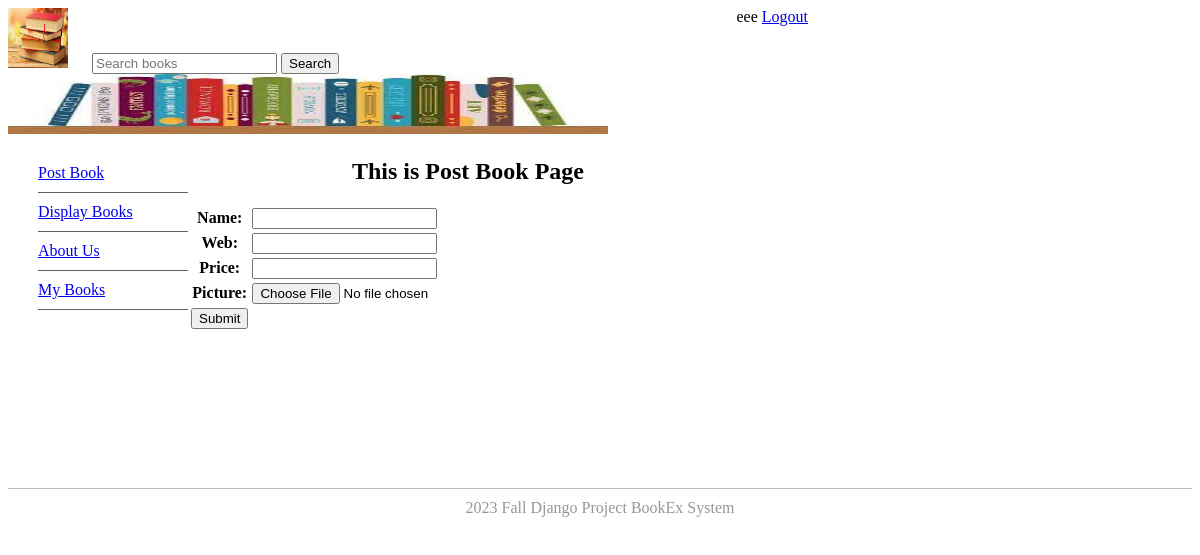
The app's page /postbook (signed in) with its own data.
### bookMng/models.py (models this page shows, shortened)
class MainMenu(models.Model):
    item = models.CharField(max_length=200, unique=True)
    link = models.CharField(max_length=200, unique=True)

### bookMng/views.py (the view)
# urls.py: path('postbook', views.postbook, name='postbook'),
@login_required(login_url=reverse_lazy('login'))
def postbook(request):
    submitted = False
    if request.method == 'POST':
        form = BookForm(request.POST, request.FILES)
        if form.is_valid():
            book = form.save(commit=False)
            try:
                book.username = request.user
            except Exception:
                pass
            book.save()
            return HttpResponseRedirect('/postbook?submitted=True')
    else:
        form = BookForm()
        if 'submitted' in request.GET:
            submitted = True
    return render(request,
                  'bookMng/postbook.html',
                  {
                      'item_list': MainMenu.objects.all(),
                      'form': form,
                      'submitted': submitted
                  }
                  )

### bookMng/forms.py
class BookForm(ModelForm):
    class Meta:
        model = Book
        fields = [
            'name',
            'web',
            'price',
            'picture',
        ]

### bookEx/templates/bookMng/postbook.html (shortened to what this page needs)
{% extends "base.html" %}
{% load static %}
{% block sidenav %}
   {% for item in item_list %}
      <li>
          <a href="{{ item.link }}"> {{ item.item }}</a>
      </li>
   {% endfor %}
{% endblock sidenav %}
{% block content %}
<h1 align="center">This is Post Book Page</h1>
{% if submitted %}
<h1 align="center"> Post Book Successfully! </h1>
{% else %}
<form action="" enctype="multipart/form-data" method="post" novalidate>
   <table>
     {{ form.as_table }}
       <tr>
           <td>
               <input type="submit" value="Submit">
           </td>
       </tr>
   </table>
</form>
{% endif %}
{% endblock content %}

### bookEx/templates/base.html (shortened to what this page needs)
{% load static %}
<!DOCTYPE html>
<html lang="en">
<head>
    <link href="{% static 'main.css' %}" rel="stylesheet" type="text/css">
</head>
<body>
  <header id="header">
      <img src="{% static 'logo.jpg'%}" height="60" width="60" alt="" />
      <form action="{% url 'search_books' %}" method="get" style="display: inline; margin-left: 20px;">
          <input type="text" name="q" placeholder="Search books">
          <button type="submit">Search</button>
      </form>
      <span style="float: right;">
          {% if user.is_authenticated %}
              {{ user.username }}
              <a href="{% url 'logout' %}?next=/">Logout</a>
          {% else %}
              Not Logged in
              <a href="{% url 'login' %}?next=/">Login</a>
          {% endif %}
      </span>
      <img src="{% static 'banner.jpg'%}" height="60" width="600" alt="" />
  </header>
  <aside id="leftsidebar">
      <nav id="nav">
          <ul>
              {% block sidenav %}{% endblock sidenav %}
          </ul>
      </nav>
  </aside>
  <section id="main">
      {% block content %}{% endblock content %}
  </section>
  <footer id="footer">
      2023 Fall Django Project BookEx System
  </footer>
</body>
</html>

### bookEx/static/main.css (style rules this page uses)
#header { border-style: none; width: 800px; height: auto; }
#nav li { padding-top: 10px; padding-bottom: 10px; font-size: 1em; list-style-type: none; border-bottom: thin solid #5F5F5F; color: #4C4C4C; left: 0px; list-style-position: inside; margin-left: -10px; }
#leftsidebar { width: 180px; height: 350px; float: left; }
#main { width: 560px; float: left; margin-left: 20 px; margin-right: 10px; padding-right: 10px; }
#footer { text-align: center; foot-size: 0.8em; margin-top: 5px; padding-top: 10px; padding-bottom: 10px; background-color: #FFFFFF; border-top: thin solid #BBBBBB; clear: both; color: #969696; }

### records on screen
MainMenu: item "Post Book"
MainMenu: item "Display Books"
MainMenu: item "About Us"
MainMenu: item "My Books"

### other values on screen
{{ user.username }} "eee"
